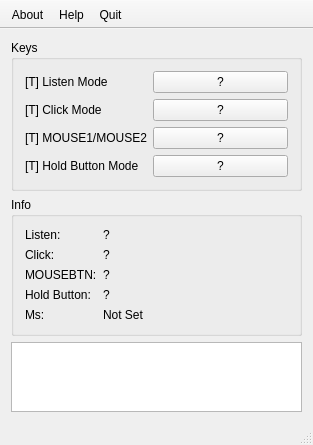
<?xml version="1.0" encoding="UTF-8"?>
<ui version="4.0">
 <class>MainWindow</class>
 <widget class="QMainWindow" name="MainWindow">
  <property name="geometry">
   <rect>
    <x>0</x>
    <y>0</y>
    <width>313</width>
    <height>386</height>
   </rect>
  </property>
  <property name="windowTitle">
   <string>MainWindow</string>
  </property>
  <widget class="QWidget" name="centralWidget">
   <layout class="QGridLayout" name="gridLayout">
    <item row="1" column="0">
     <widget class="QGroupBox" name="infoGroupBox">
      <property name="title">
       <string>Info</string>
      </property>
      <layout class="QFormLayout" name="formLayout_2">
       <item row="0" column="0">
        <widget class="QLabel" name="modeLabel">
         <property name="text">
          <string>Listen:</string>
         </property>
        </widget>
       </item>
       <item row="0" column="1">
        <widget class="QLabel" name="currentModeLabel">
         <property name="text">
          <string>?</string>
         </property>
        </widget>
       </item>
       <item row="1" column="0">
        <widget class="QLabel" name="label">
         <property name="text">
          <string>Click:</string>
         </property>
        </widget>
       </item>
       <item row="1" column="1">
        <widget class="QLabel" name="label_2">
         <property name="text">
          <string>?</string>
         </property>
        </widget>
       </item>
       <item row="2" column="0">
        <widget class="QLabel" name="label_3">
         <property name="text">
          <string>MOUSEBTN:</string>
         </property>
        </widget>
       </item>
       <item row="2" column="1">
        <widget class="QLabel" name="label_4">
         <property name="text">
          <string>?</string>
         </property>
        </widget>
       </item>
       <item row="4" column="0">
        <widget class="QLabel" name="label_5">
         <property name="text">
          <string>Hold Button:</string>
         </property>
        </widget>
       </item>
       <item row="4" column="1">
        <widget class="QLabel" name="label_6">
         <property name="text">
          <string>?</string>
         </property>
        </widget>
       </item>
       <item row="6" column="0">
        <widget class="QLabel" name="label_8">
         <property name="text">
          <string>Ms:</string>
         </property>
        </widget>
       </item>
       <item row="6" column="1">
        <widget class="QLabel" name="label_9">
         <property name="text">
          <string>Not Set</string>
         </property>
        </widget>
       </item>
      </layout>
     </widget>
    </item>
    <item row="0" column="0">
     <widget class="QGroupBox" name="keysGroupBox">
      <property name="title">
       <string>Keys</string>
      </property>
      <layout class="QFormLayout" name="formLayout">
       <item row="0" column="0">
        <widget class="QLabel" name="toggleListenModeLabel">
         <property name="text">
          <string>[T] Listen Mode</string>
         </property>
        </widget>
       </item>
       <item row="0" column="1">
        <widget class="QPushButton" name="listenBindButton">
         <property name="text">
          <string>?</string>
         </property>
        </widget>
       </item>
       <item row="1" column="0">
        <widget class="QLabel" name="toggleClickModeLabel">
         <property name="text">
          <string>[T] Click Mode</string>
         </property>
        </widget>
       </item>
       <item row="1" column="1">
        <widget class="QPushButton" name="clickBindButton">
         <property name="text">
          <string>?</string>
         </property>
        </widget>
       </item>
       <item row="2" column="0">
        <widget class="QLabel" name="toggleMouseButtonLabel">
         <property name="text">
          <string>[T] MOUSE1/MOUSE2</string>
         </property>
        </widget>
       </item>
       <item row="2" column="1">
        <widget class="QPushButton" name="mouseBindButton">
         <property name="text">
          <string>?</string>
         </property>
        </widget>
       </item>
       <item row="3" column="0">
        <widget class="QLabel" name="label_7">
         <property name="text">
          <string>[T] Hold Button Mode</string>
         </property>
        </widget>
       </item>
       <item row="3" column="1">
        <widget class="QPushButton" name="pushButton">
         <property name="text">
          <string>?</string>
         </property>
        </widget>
       </item>
      </layout>
     </widget>
    </item>
    <item row="2" column="0">
     <widget class="QTextBrowser" name="messages"/>
    </item>
   </layout>
  </widget>
  <widget class="QMenuBar" name="menuBar">
   <property name="geometry">
    <rect>
     <x>0</x>
     <y>0</y>
     <width>313</width>
     <height>21</height>
    </rect>
   </property>
  </widget>
  <widget class="QToolBar" name="mainToolBar">
   <property name="movable">
    <bool>false</bool>
   </property>
   <attribute name="toolBarArea">
    <enum>TopToolBarArea</enum>
   </attribute>
   <attribute name="toolBarBreak">
    <bool>false</bool>
   </attribute>
   <addaction name="actionAbout_2"/>
   <addaction name="actionHelp"/>
   <addaction name="actionQuit_2"/>
  </widget>
  <widget class="QStatusBar" name="statusBar"/>
  <action name="actionAbout">
   <property name="text">
    <string>About</string>
   </property>
  </action>
  <action name="actionQuit">
   <property name="text">
    <string>Quit</string>
   </property>
  </action>
  <action name="actionAbout_2">
   <property name="text">
    <string>About</string>
   </property>
  </action>
  <action name="actionHelp">
   <property name="text">
    <string>Help</string>
   </property>
  </action>
  <action name="actionQuit_2">
   <property name="text">
    <string>Quit</string>
   </property>
  </action>
 </widget>
 <layoutdefault spacing="6" margin="11"/>
 <resources/>
 <connections/>
</ui>
